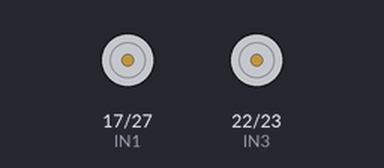
Bench run of a program on a simulated Raspberry Pi (BCM pin numbers). Shown: motor-driver pin pairs drawn as motors (green arrow = first pin HIGH = forward, orange = second pin HIGH = backward, longer = more drive, scaled by the enable pin). What the program prints to the terminal is not drawn. At 8.5 s the program stops and its outputs stay as they are.

Above: at 0.1 s.
At 1.1 s:
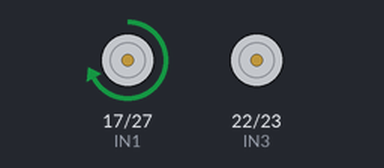
At 6.1 s:
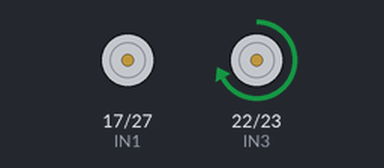
Timing chart, 0 to 10.0 s (numbered marks = the images above):
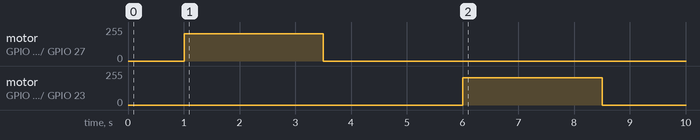

Measured:
- by itself, motor on GPIO 17 (IN1) / GPIO 27 (IN2): stopped → forward 204/255 at 1.0 s, → stopped 2.5 s later
- by itself, motor on GPIO 22 (IN3) / GPIO 23 (IN4): stopped → forward 204/255 at 6.0 s, → stopped 2.5 s later

The program:

diagnose_motors.py
```python
#!/usr/bin/env python3
"""
L298N Individual Motor Diagnostic Script
Tests Motor A and Motor B separately to verify that GPIO channels and motor outputs are independent.
"""

import time
import sys
import RPi.GPIO as GPIO

# Pin Configurations (BCM)
ENA = 12  # Left Motor Speed
IN1 = 17  # Left Motor Dir 1
IN2 = 27  # Left Motor Dir 2

ENB = 13  # Right Motor Speed
IN3 = 22  # Right Motor Dir 1
IN4 = 23  # Right Motor Dir 2

def setup():
    GPIO.setmode(GPIO.BCM)
    GPIO.setwarnings(False)
    for p in [IN1, IN2, IN3, IN4, ENA, ENB]:
        GPIO.setup(p, GPIO.OUT)
        GPIO.output(p, GPIO.LOW)

    pwm_a = GPIO.PWM(ENA, 100)
    pwm_b = GPIO.PWM(ENB, 100)
    pwm_a.start(0)
    pwm_b.start(0)
    return pwm_a, pwm_b

def stop_all(pwm_a, pwm_b):
    pwm_a.ChangeDutyCycle(0)
    pwm_b.ChangeDutyCycle(0)
    for p in [IN1, IN2, IN3, IN4]:
        GPIO.output(p, GPIO.LOW)

def run_test():
    pwm_a, pwm_b = setup()
    stop_all(pwm_a, pwm_b)

    print("=" * 60)
    print(" L298N 개별 모터 독립 동작 진단 테스트")
    print("=" * 60)
    print("1단계: [모터 A (왼쪽 모터)] 만 2.5초간 단독 회전합니다.")
    print("       (이때 모터 B는 완전히 멈춰있어야 정상입니다!)")
    print("=" * 60)
    time.sleep(1)

    # Test Motor A only
    print(">> [모터 A 단독 회전 시작... (GPIO 17/27, PWM 12)]")
    pwm_a.ChangeDutyCycle(80)
    GPIO.output(IN1, GPIO.HIGH)
    GPIO.output(IN2, GPIO.LOW)
    time.sleep(2.5)

    stop_all(pwm_a, pwm_b)
    print(">> [모터 A 정지 완료]\n")
    time.sleep(1.5)

    print("=" * 60)
    print("2단계: [모터 B (오른쪽 모터)] 만 2.5초간 단독 회전합니다.")
    print("       (이때 모터 A는 완전히 멈춰있어야 정상입니다!)")
    print("=" * 60)
    time.sleep(1)

    # Test Motor B only
    print(">> [모터 B 단독 회전 시작... (GPIO 22/23, PWM 13)]")
    pwm_b.ChangeDutyCycle(80)
    GPIO.output(IN3, GPIO.HIGH)
    GPIO.output(IN4, GPIO.LOW)
    time.sleep(2.5)

    stop_all(pwm_a, pwm_b)
    print(">> [모터 B 정지 완료]\n")

    pwm_a.stop()
    pwm_b.stop()
    GPIO.cleanup()

    print("=" * 60)
    print(" 진단 결과 확인 안내:")
    print(" 1) 모터 A 회전 시 모터 B도 같이 돌았다면:")
    print("    -> 점퍼선 결선 시 IN1과 IN3가 같은 핀에 꽂혔거나,")
    print("       모터 두 개가 같은 출력단자(OUT1/2)에 묶여 있을 가능성이 높습니다.")
    print(" 2) 각 모터가 차례대로 1개씩 따로 돌았다면:")
    print("    -> 하드웨어 결선은 정상 분리되어 있으며, 주행 로직에서 좌/우 개별 제어가 가능합니다!")
    print("=" * 60)

if __name__ == '__main__':
    run_test()
```
